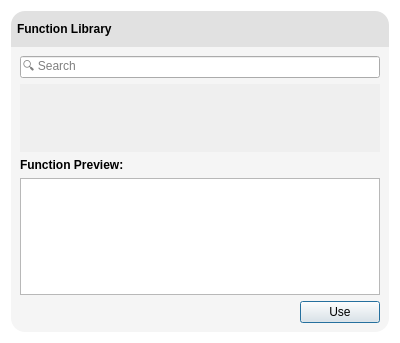
<?xml version="1.0" encoding="UTF-8"?>
<ui version="4.0">
 <class>FunctionsLibrary</class>
 <widget class="QDialog" name="FunctionsLibrary">
  <property name="geometry">
   <rect>
    <x>0</x>
    <y>0</y>
    <width>400</width>
    <height>343</height>
   </rect>
  </property>
  <property name="windowTitle">
   <string>Dialog</string>
  </property>
  <property name="styleSheet">
   <string notr="true">QDialog {
    background: transparent;
}

QFrame#cardFrame {
    background-color: rgba(245,245,245,255);
    border-bottom-left-radius: 14px;
    border-bottom-right-radius: 14px;
}

QFrame#titleFrame {
    background-color: rgba(225,225,225,255);
    border-top-left-radius: 14px;
    border-top-right-radius: 14px;
}</string>
  </property>
  <layout class="QVBoxLayout" name="verticalLayout">
   <property name="spacing">
    <number>0</number>
   </property>
   <property name="sizeConstraint">
    <enum>QLayout::SetMinimumSize</enum>
   </property>
   <item>
    <widget class="QFrame" name="titleFrame">
     <property name="minimumSize">
      <size>
       <width>0</width>
       <height>36</height>
      </size>
     </property>
     <property name="frameShape">
      <enum>QFrame::StyledPanel</enum>
     </property>
     <property name="frameShadow">
      <enum>QFrame::Raised</enum>
     </property>
     <layout class="QVBoxLayout" name="verticalLayout_3">
      <property name="leftMargin">
       <number>6</number>
      </property>
      <property name="topMargin">
       <number>0</number>
      </property>
      <property name="rightMargin">
       <number>6</number>
      </property>
      <property name="bottomMargin">
       <number>0</number>
      </property>
      <item>
       <layout class="QHBoxLayout" name="horizontalLayout_8">
        <property name="spacing">
         <number>0</number>
        </property>
        <item>
         <widget class="QLabel" name="label_2">
          <property name="font">
           <font>
            <family>Ubuntu</family>
            <bold>true</bold>
           </font>
          </property>
          <property name="text">
           <string>Function Library</string>
          </property>
         </widget>
        </item>
        <item>
         <spacer name="horizontalSpacer_2">
          <property name="orientation">
           <enum>Qt::Horizontal</enum>
          </property>
          <property name="sizeHint" stdset="0">
           <size>
            <width>40</width>
            <height>20</height>
           </size>
          </property>
         </spacer>
        </item>
        <item>
         <widget class="QPushButton" name="buttonSaveFunctions">
          <property name="enabled">
           <bool>true</bool>
          </property>
          <property name="minimumSize">
           <size>
            <width>30</width>
            <height>30</height>
           </size>
          </property>
          <property name="maximumSize">
           <size>
            <width>30</width>
            <height>30</height>
           </size>
          </property>
          <property name="focusPolicy">
           <enum>Qt::NoFocus</enum>
          </property>
          <property name="toolTip">
           <string>&lt;html&gt;&lt;head/&gt;&lt;body&gt;&lt;p&gt;Export functions from a XML library.&lt;/p&gt;&lt;/body&gt;&lt;/html&gt;</string>
          </property>
          <property name="text">
           <string/>
          </property>
          <property name="iconSize">
           <size>
            <width>26</width>
            <height>26</height>
           </size>
          </property>
          <property name="flat">
           <bool>true</bool>
          </property>
         </widget>
        </item>
        <item>
         <widget class="QPushButton" name="buttonSaveCurrent">
          <property name="enabled">
           <bool>true</bool>
          </property>
          <property name="minimumSize">
           <size>
            <width>30</width>
            <height>30</height>
           </size>
          </property>
          <property name="maximumSize">
           <size>
            <width>30</width>
            <height>30</height>
           </size>
          </property>
          <property name="focusPolicy">
           <enum>Qt::NoFocus</enum>
          </property>
          <property name="toolTip">
           <string>&lt;html&gt;&lt;head/&gt;&lt;body&gt;&lt;p&gt;Save the current function in the library.&lt;/p&gt;&lt;/body&gt;&lt;/html&gt;</string>
          </property>
          <property name="text">
           <string/>
          </property>
          <property name="iconSize">
           <size>
            <width>26</width>
            <height>26</height>
           </size>
          </property>
          <property name="flat">
           <bool>true</bool>
          </property>
         </widget>
        </item>
        <item>
         <widget class="QPushButton" name="buttonLoadFunctions">
          <property name="minimumSize">
           <size>
            <width>30</width>
            <height>30</height>
           </size>
          </property>
          <property name="maximumSize">
           <size>
            <width>30</width>
            <height>30</height>
           </size>
          </property>
          <property name="focusPolicy">
           <enum>Qt::NoFocus</enum>
          </property>
          <property name="toolTip">
           <string>&lt;html&gt;&lt;head/&gt;&lt;body&gt;&lt;p&gt;Import functions from a XML library.&lt;/p&gt;&lt;/body&gt;&lt;/html&gt;</string>
          </property>
          <property name="text">
           <string/>
          </property>
          <property name="iconSize">
           <size>
            <width>26</width>
            <height>26</height>
           </size>
          </property>
          <property name="flat">
           <bool>true</bool>
          </property>
         </widget>
        </item>
       </layout>
      </item>
     </layout>
    </widget>
   </item>
   <item>
    <widget class="QFrame" name="cardFrame">
     <property name="frameShape">
      <enum>QFrame::NoFrame</enum>
     </property>
     <property name="frameShadow">
      <enum>QFrame::Raised</enum>
     </property>
     <layout class="QVBoxLayout" name="verticalLayout_2">
      <item>
       <layout class="QHBoxLayout" name="horizontalLayout">
        <property name="spacing">
         <number>10</number>
        </property>
        <item>
         <widget class="QLineEdit" name="searchLineEdit">
          <property name="placeholderText">
           <string>🔍 Search</string>
          </property>
         </widget>
        </item>
       </layout>
      </item>
      <item>
       <widget class="QScrollArea" name="scrollArea">
        <property name="frameShape">
         <enum>QFrame::NoFrame</enum>
        </property>
        <property name="horizontalScrollBarPolicy">
         <enum>Qt::ScrollBarAlwaysOff</enum>
        </property>
        <property name="widgetResizable">
         <bool>true</bool>
        </property>
        <widget class="QWidget" name="gridContainer">
         <property name="geometry">
          <rect>
           <x>0</x>
           <y>0</y>
           <width>364</width>
           <height>68</height>
          </rect>
         </property>
         <property name="sizePolicy">
          <sizepolicy hsizetype="Expanding" vsizetype="Preferred">
           <horstretch>0</horstretch>
           <verstretch>0</verstretch>
          </sizepolicy>
         </property>
         <layout class="QGridLayout" name="gridLayout">
          <property name="leftMargin">
           <number>0</number>
          </property>
          <property name="topMargin">
           <number>0</number>
          </property>
          <property name="rightMargin">
           <number>0</number>
          </property>
          <property name="bottomMargin">
           <number>0</number>
          </property>
          <property name="spacing">
           <number>14</number>
          </property>
         </layout>
        </widget>
       </widget>
      </item>
      <item>
       <widget class="QLabel" name="label">
        <property name="font">
         <font>
          <family>Ubuntu</family>
          <bold>true</bold>
         </font>
        </property>
        <property name="text">
         <string>Function Preview:</string>
        </property>
       </widget>
      </item>
      <item>
       <widget class="QPlainTextEdit" name="previewPlainText">
        <property name="minimumSize">
         <size>
          <width>0</width>
          <height>100</height>
         </size>
        </property>
        <property name="readOnly">
         <bool>true</bool>
        </property>
       </widget>
      </item>
      <item>
       <layout class="QHBoxLayout" name="horizontalLayout_6">
        <item>
         <spacer name="horizontalSpacer">
          <property name="orientation">
           <enum>Qt::Horizontal</enum>
          </property>
          <property name="sizeHint" stdset="0">
           <size>
            <width>40</width>
            <height>20</height>
           </size>
          </property>
         </spacer>
        </item>
        <item>
         <widget class="QPushButton" name="useButton">
          <property name="text">
           <string>Use</string>
          </property>
         </widget>
        </item>
       </layout>
      </item>
     </layout>
    </widget>
   </item>
  </layout>
 </widget>
 <resources/>
 <connections/>
</ui>
